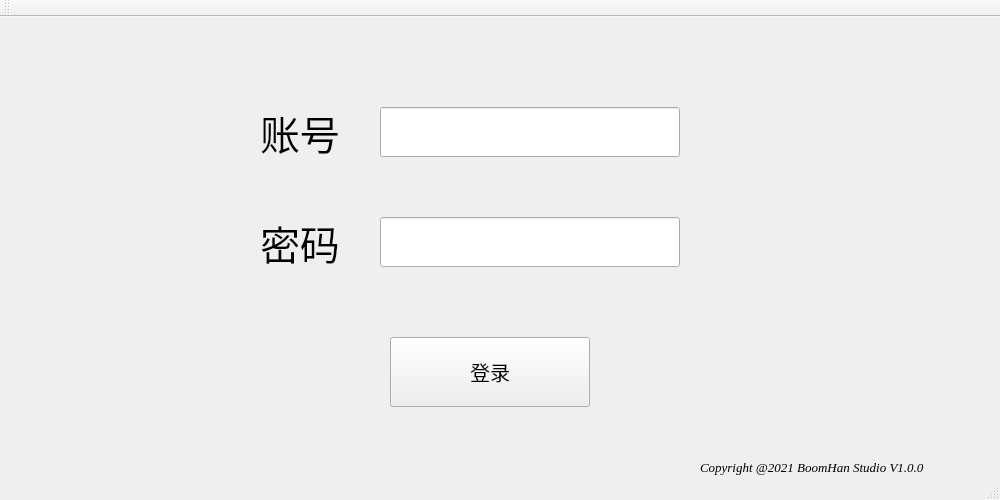
<?xml version="1.0" encoding="UTF-8"?>
<ui version="4.0">
 <class>CDProjektClass</class>
 <widget class="QMainWindow" name="CDProjektClass">
  <property name="geometry">
   <rect>
    <x>0</x>
    <y>0</y>
    <width>1000</width>
    <height>500</height>
   </rect>
  </property>
  <property name="windowTitle">
   <string>CDProjekt</string>
  </property>
  <widget class="QWidget" name="centralWidget">
   <widget class="QLineEdit" name="UsernameEdit">
    <property name="geometry">
     <rect>
      <x>380</x>
      <y>90</y>
      <width>300</width>
      <height>50</height>
     </rect>
    </property>
    <property name="font">
     <font>
      <pointsize>30</pointsize>
     </font>
    </property>
   </widget>
   <widget class="QLabel" name="UsernameTEXT">
    <property name="geometry">
     <rect>
      <x>260</x>
      <y>85</y>
      <width>120</width>
      <height>61</height>
     </rect>
    </property>
    <property name="font">
     <font>
      <pointsize>30</pointsize>
     </font>
    </property>
    <property name="text">
     <string>账号</string>
    </property>
   </widget>
   <widget class="QLabel" name="PasswordTEXT">
    <property name="geometry">
     <rect>
      <x>260</x>
      <y>195</y>
      <width>120</width>
      <height>61</height>
     </rect>
    </property>
    <property name="font">
     <font>
      <pointsize>30</pointsize>
     </font>
    </property>
    <property name="text">
     <string>密码</string>
    </property>
   </widget>
   <widget class="QLineEdit" name="PasswordEdit">
    <property name="geometry">
     <rect>
      <x>380</x>
      <y>200</y>
      <width>300</width>
      <height>50</height>
     </rect>
    </property>
    <property name="font">
     <font>
      <pointsize>30</pointsize>
     </font>
    </property>
   </widget>
   <widget class="QPushButton" name="LogInButton">
    <property name="geometry">
     <rect>
      <x>390</x>
      <y>320</y>
      <width>200</width>
      <height>70</height>
     </rect>
    </property>
    <property name="font">
     <font>
      <family>Segoe UI</family>
      <pointsize>15</pointsize>
     </font>
    </property>
    <property name="text">
     <string>登录</string>
    </property>
    <property name="icon">
     <iconset theme="但是"/>
    </property>
   </widget>
   <widget class="QLabel" name="Copyright">
    <property name="geometry">
     <rect>
      <x>700</x>
      <y>440</y>
      <width>331</width>
      <height>20</height>
     </rect>
    </property>
    <property name="font">
     <font>
      <family>Times New Roman</family>
      <pointsize>10</pointsize>
      <italic>true</italic>
     </font>
    </property>
    <property name="layoutDirection">
     <enum>Qt::LeftToRight</enum>
    </property>
    <property name="text">
     <string>Copyright @2021 BoomHan Studio V1.0.0</string>
    </property>
   </widget>
  </widget>
  <widget class="QMenuBar" name="menuBar">
   <property name="geometry">
    <rect>
     <x>0</x>
     <y>0</y>
     <width>1000</width>
     <height>26</height>
    </rect>
   </property>
  </widget>
  <widget class="QToolBar" name="mainToolBar">
   <attribute name="toolBarArea">
    <enum>TopToolBarArea</enum>
   </attribute>
   <attribute name="toolBarBreak">
    <bool>false</bool>
   </attribute>
  </widget>
  <widget class="QStatusBar" name="statusBar"/>
 </widget>
 <layoutdefault spacing="6" margin="11"/>
 <resources>
  <include location="CDProjekt.qrc"/>
 </resources>
 <connections/>
</ui>
